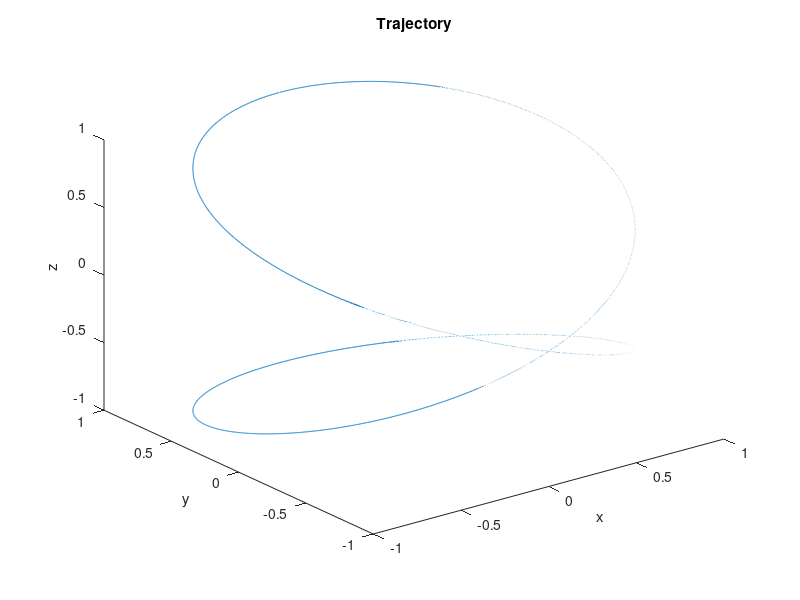

This chart was generated by the following MATLAB code:
T = linspace(0,10,10000);
for i = 1:length(T)
t = T(i);
x(1:3,i) = [-sin(t).*cos(t) -cos(t).*sin(t); cos(t).*cos(t) -sin(t).*sin(t); 0 cos(t)]*[1;1];
end
figure
plot3(x(1,:),x(2,:),x(3,:))
xlabel('x')
ylabel('y')
zlabel('z')
title('Trajectory')
